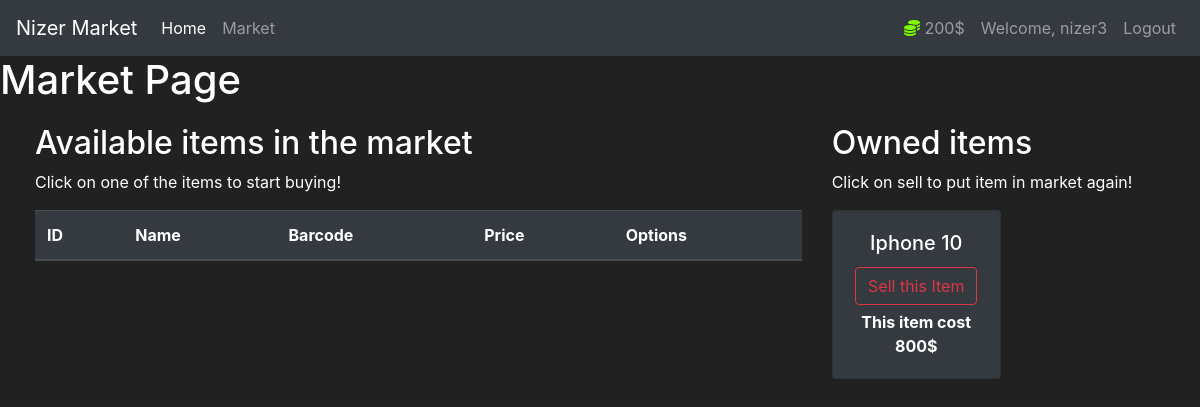
/market (signed in), run on an earlier commit of the app's database.
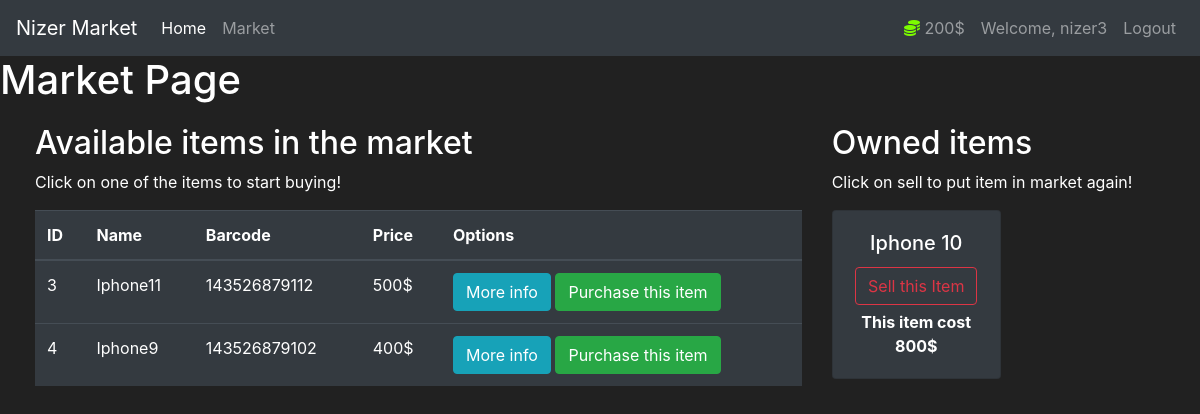
And on a later commit of the database.
### market/models.py (models this page shows, shortened)
class User(db.Model, UserMixin):
    id = db.Column(db.Integer(), primary_key=True)
    username = db.Column(db.String(length=30), nullable=False, unique=True)
    email_address = db.Column(db.String(length=50), nullable=False, unique=True)
    password_hash = db.Column(db.String(length=60), nullable=False)
    budget = db.Column(db.Integer(), nullable=False, default=1000)
    items = db.relationship('Item', backref='owned_user', lazy=True)
    @property
    def prettier_budget(self):
        if len(str(self.budget)) >=4:
            return f'{str(self.budget)[:-3]},{str(self.budget)[-3:]}$'
        else:
            return f'{self.budget}$'
    @property
    def password(self):
        return self.password

class Item(db.Model):
    id = db.Column(db.Integer(), primary_key=True)
    name = db.Column(db.String(length=30), nullable=False, unique=True)
    price = db.Column(db.Integer(), nullable=False)
    barcode = db.Column(db.String(length=12), nullable=False, unique=True)
    description = db.Column(db.String(length=1000), nullable=False, unique=True)
    owner = db.Column(db.Integer(), db.ForeignKey('user.id'))

### market/routes.py (the view, shortened to what this page needs)
@app.route('/market', methods=['Get', 'Post'])
@login_required
def market_page():
    purchase_form = PurchaseItemForm()
    selling_form = SellItemForm()
    if request.method == "GET":
        items = Item.query.filter_by(owner=None)
        owned_items = Item.query.filter_by(owner=current_user.id)
        return render_template('market.html', items=items, purchase_form=purchase_form, owned_items=owned_items, selling_form=selling_form)

### market/models.py (called while the page is built)
@login_manager.user_loader
def load_user(user_id):
    return User.query.get(int(user_id))

### market/templates/market.html (shortened to what this page needs)
{% extends 'base.html' %}
{% block content %}
<h1>Market Page</h1>
<div class="row" style="margin-top: 20px; margin-left: 20px;">
   <div class="col-8">
      <h2>Available items in the market</h2>
      <p>Click on one of the items to start buying!</p>
      <table class="table table-hover table-dark">
         <thead>
            <tr>
               <th scope="col">ID</th>
               <th scope="col">Name</th>
               <th scope="col">Barcode</th>
               <th scope="col">Price</th>
               <th scope="col">Options</th>
            </tr>
         </thead>
         <tbody>
            {% for item in items %}
            <tr>
               <td>{{ item.id }}</td>
               <td>{{ item.name }}</td>
               <td>{{ item.barcode }}</td>
               <td>{{ item.price }}$</td>
               <td>
                  <button class="btn btn-outline btn-info" data-toggle="modal" data-target="#exampleModalLong-{{ item.id }}">More info</button>
                  <button class="btn btn-outline btn-success" data-toggle="modal" data-target="#PurchaseConfirm-{{ item.id }}">Purchase this item</button>
               </td>
            </tr>
            {% endfor %}
         </tbody>
      </table>
   </div>
   <div class="col-4">
      <h2>Owned items</h2>
      <p>Click on sell to put item in market again!</p>
      <div class="row">
         {% for owned_item in owned_items %}
         <div class="col-md-6">
            <div style="margin-bottom: 5px" class="card text-center bg-dark">
               <div class="card-body">
                  <h5 class="card-title">{{ owned_item.name }}</h5>
                  <button type="button" class="btn btn-outline-danger" style="margin-bottom: 5px"
                     data-toggle="modal" data-target="#SellingConfirm-{{ owned_item.id }}">
                  Sell this Item
                  </button>
                  <p class="card-text"><strong>This item cost {{ owned_item.price }}$</strong></p>
               </div>
            </div>
         </div>
         {% endfor %}
      </div>
   </div>
</div>
{% endblock %}

### market/templates/base.html (shortened to what this page needs)
<!doctype html>
<html lang="en">
   <head>
      <link rel="stylesheet" href="https://cdn.jsdelivr.net/npm/bootstrap@4.5.3/dist/css/bootstrap.min.css">
   </head>
   <body>
        <nav class="navbar navbar-expand-md navbar-dark bg-dark">
            <a class="navbar-brand" href="#">Nizer Market</a>
            <div class="collapse navbar-collapse" id="navbarNav">
                <ul class="navbar-nav mr-auto">
                    <li class="nav-item active">
                        <a class="nav-link" href="{{ url_for('home_page') }}">Home <span class="sr-only">(current)</span></a>
                    </li>
                    <li class="nav-item">
                        <a class="nav-link" href="{{ url_for('market_page') }}">Market</a>
                    </li>
                </ul>
                {% if current_user.is_authenticated %}
                    <ul class="navbar-nav">
                        <li class="nav-item">
                            <a class="nav-link">
                                <i class="fas fa-coins" style="color: lawngreen; font-weight: bold;"></i>
                                {{ current_user.prettier_budget }}
                            </a>
                        </li>
                        <li class="nav-item">
                            <a class="nav-link">Welcome, {{ current_user.username }}</a>
                        </li>
                        <li class="nav-item">
                            <a class="nav-link" href="{{ url_for('logout_page') }}">Logout</a>
                        </li>
                    </ul>
                {% endif %}
            </div>
        </nav>
        {% block content %}
        {% endblock %}
   </body>
</html>

### market/templates/base.html (style rules this page uses)
body { background-color: #212121; color: white }

What changed in the data, as far as the page shows it:
added Item: id "3", name "Iphone11", barcode "143526879112", price "500", shown under "Available items in the market"
added Item: id "4", name "Iphone9", barcode "143526879102", price "400", shown under "Available items in the market"
